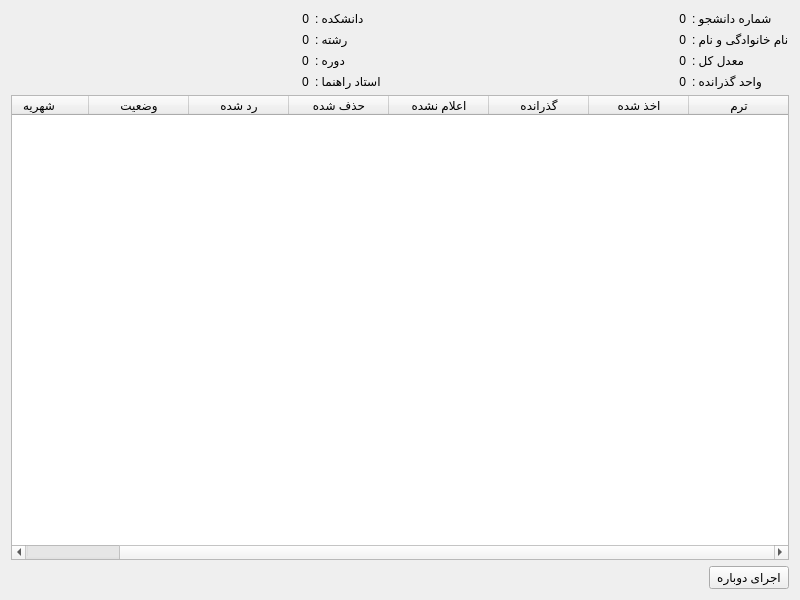
<?xml version="1.0" encoding="UTF-8"?>
<ui version="4.0">
 <class>FullInformationForm</class>
 <widget class="QWidget" name="FullInformationForm">
  <property name="geometry">
   <rect>
    <x>0</x>
    <y>0</y>
    <width>800</width>
    <height>600</height>
   </rect>
  </property>
  <property name="windowTitle">
   <string>اطلاعات جامع دانشجو</string>
  </property>
  <property name="layoutDirection">
   <enum>Qt::RightToLeft</enum>
  </property>
  <layout class="QGridLayout" name="gridLayout">
   <item row="0" column="0">
    <layout class="QVBoxLayout" name="VL_Form">
     <item>
      <layout class="QHBoxLayout" name="HL_Profile">
       <item>
        <layout class="QGridLayout" name="GL_Profile1">
         <item row="0" column="1">
          <widget class="QLabel" name="L_UserName">
           <property name="text">
            <string>0</string>
           </property>
           <property name="alignment">
            <set>Qt::AlignRight|Qt::AlignTrailing|Qt::AlignVCenter</set>
           </property>
          </widget>
         </item>
         <item row="1" column="1">
          <widget class="QLabel" name="L_Name">
           <property name="text">
            <string>0</string>
           </property>
           <property name="alignment">
            <set>Qt::AlignRight|Qt::AlignTrailing|Qt::AlignVCenter</set>
           </property>
          </widget>
         </item>
         <item row="0" column="0">
          <widget class="QLabel" name="L_P_UserName">
           <property name="text">
            <string>شماره دانشجو :</string>
           </property>
           <property name="alignment">
            <set>Qt::AlignRight|Qt::AlignTrailing|Qt::AlignVCenter</set>
           </property>
          </widget>
         </item>
         <item row="2" column="0">
          <widget class="QLabel" name="L_P_Grade">
           <property name="text">
            <string>معدل کل :</string>
           </property>
           <property name="alignment">
            <set>Qt::AlignRight|Qt::AlignTrailing|Qt::AlignVCenter</set>
           </property>
          </widget>
         </item>
         <item row="2" column="1">
          <widget class="QLabel" name="L_Grade">
           <property name="text">
            <string>0</string>
           </property>
           <property name="alignment">
            <set>Qt::AlignRight|Qt::AlignTrailing|Qt::AlignVCenter</set>
           </property>
          </widget>
         </item>
         <item row="3" column="0">
          <widget class="QLabel" name="L_P_PassedCredits">
           <property name="text">
            <string>واحد گذرانده :</string>
           </property>
           <property name="alignment">
            <set>Qt::AlignRight|Qt::AlignTrailing|Qt::AlignVCenter</set>
           </property>
          </widget>
         </item>
         <item row="3" column="1">
          <widget class="QLabel" name="L_PassedCredits">
           <property name="text">
            <string>0</string>
           </property>
           <property name="alignment">
            <set>Qt::AlignRight|Qt::AlignTrailing|Qt::AlignVCenter</set>
           </property>
          </widget>
         </item>
         <item row="1" column="0">
          <widget class="QLabel" name="L_P_Name">
           <property name="text">
            <string>نام خانوادگی و نام :</string>
           </property>
           <property name="alignment">
            <set>Qt::AlignRight|Qt::AlignTrailing|Qt::AlignVCenter</set>
           </property>
          </widget>
         </item>
        </layout>
       </item>
       <item>
        <spacer name="HS_Profile1">
         <property name="orientation">
          <enum>Qt::Horizontal</enum>
         </property>
         <property name="sizeHint" stdset="0">
          <size>
           <width>40</width>
           <height>20</height>
          </size>
         </property>
        </spacer>
       </item>
       <item>
        <layout class="QGridLayout" name="GL_Profile2">
         <item row="3" column="0">
          <widget class="QLabel" name="L_P_Supervisor">
           <property name="text">
            <string>استاد راهنما :</string>
           </property>
           <property name="alignment">
            <set>Qt::AlignRight|Qt::AlignTrailing|Qt::AlignVCenter</set>
           </property>
          </widget>
         </item>
         <item row="3" column="1">
          <widget class="QLabel" name="L_Supervisor">
           <property name="text">
            <string>0</string>
           </property>
           <property name="alignment">
            <set>Qt::AlignLeading|Qt::AlignLeft|Qt::AlignVCenter</set>
           </property>
          </widget>
         </item>
         <item row="2" column="1">
          <widget class="QLabel" name="L_Type">
           <property name="text">
            <string>0</string>
           </property>
           <property name="alignment">
            <set>Qt::AlignLeading|Qt::AlignLeft|Qt::AlignVCenter</set>
           </property>
          </widget>
         </item>
         <item row="0" column="0">
          <widget class="QLabel" name="L_P_Department">
           <property name="text">
            <string>دانشکده :</string>
           </property>
           <property name="alignment">
            <set>Qt::AlignRight|Qt::AlignTrailing|Qt::AlignVCenter</set>
           </property>
          </widget>
         </item>
         <item row="1" column="1">
          <widget class="QLabel" name="L_Field">
           <property name="text">
            <string>0</string>
           </property>
           <property name="alignment">
            <set>Qt::AlignRight|Qt::AlignTrailing|Qt::AlignVCenter</set>
           </property>
          </widget>
         </item>
         <item row="2" column="0">
          <widget class="QLabel" name="L_P_Type">
           <property name="text">
            <string>دوره :</string>
           </property>
           <property name="alignment">
            <set>Qt::AlignRight|Qt::AlignTrailing|Qt::AlignVCenter</set>
           </property>
          </widget>
         </item>
         <item row="1" column="0">
          <widget class="QLabel" name="L_P_Field">
           <property name="text">
            <string>رشته :</string>
           </property>
           <property name="alignment">
            <set>Qt::AlignRight|Qt::AlignTrailing|Qt::AlignVCenter</set>
           </property>
          </widget>
         </item>
         <item row="0" column="1">
          <widget class="QLabel" name="L_Department">
           <property name="text">
            <string>0</string>
           </property>
           <property name="alignment">
            <set>Qt::AlignRight|Qt::AlignTrailing|Qt::AlignVCenter</set>
           </property>
          </widget>
         </item>
        </layout>
       </item>
       <item>
        <spacer name="horizontalSpacer">
         <property name="orientation">
          <enum>Qt::Horizontal</enum>
         </property>
         <property name="sizeHint" stdset="0">
          <size>
           <width>40</width>
           <height>20</height>
          </size>
         </property>
        </spacer>
       </item>
      </layout>
     </item>
     <item>
      <widget class="QTableWidget" name="TBW_Terms">
       <property name="editTriggers">
        <set>QAbstractItemView::NoEditTriggers</set>
       </property>
       <property name="selectionMode">
        <enum>QAbstractItemView::SingleSelection</enum>
       </property>
       <property name="selectionBehavior">
        <enum>QAbstractItemView::SelectRows</enum>
       </property>
       <column>
        <property name="text">
         <string>ترم</string>
        </property>
       </column>
       <column>
        <property name="text">
         <string>اخذ شده</string>
        </property>
       </column>
       <column>
        <property name="text">
         <string>گذرانده</string>
        </property>
       </column>
       <column>
        <property name="text">
         <string>اعلام نشده</string>
        </property>
       </column>
       <column>
        <property name="text">
         <string>حذف شده</string>
        </property>
       </column>
       <column>
        <property name="text">
         <string>رد شده</string>
        </property>
       </column>
       <column>
        <property name="text">
         <string>وضعیت</string>
        </property>
       </column>
       <column>
        <property name="text">
         <string>شهریه</string>
        </property>
       </column>
      </widget>
     </item>
     <item>
      <layout class="QHBoxLayout" name="HL_Buttons">
       <item>
        <widget class="QPushButton" name="PB_Refresh">
         <property name="text">
          <string>اجرای دوباره</string>
         </property>
        </widget>
       </item>
       <item>
        <spacer name="HS_Buttons">
         <property name="orientation">
          <enum>Qt::Horizontal</enum>
         </property>
         <property name="sizeHint" stdset="0">
          <size>
           <width>40</width>
           <height>20</height>
          </size>
         </property>
        </spacer>
       </item>
      </layout>
     </item>
    </layout>
   </item>
  </layout>
 </widget>
 <resources/>
 <connections/>
</ui>
